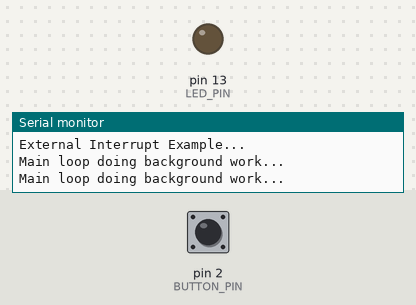
Bench run of a sketch on a simulated Arduino Uno, built with avr-gcc and run on an emulated ATmega328P. Shown: output pins drawn as LEDs (lit = HIGH), the last lines printed to the serial monitor. The inputs (shaded band) are chosen by the test bench; at power-on: pin 2 (BUTTON_PIN) HIGH.

Above: at 1.2 s.
1.3 s: pin 2 (BUTTON_PIN) pulled LOW for 0.15 s
At 2.0 s:
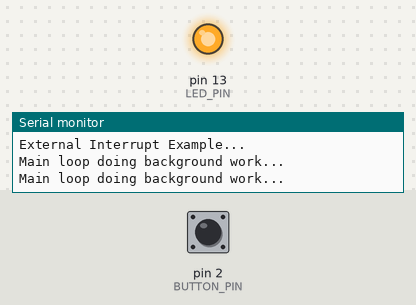
2.9 s: pin 2 (BUTTON_PIN) pulled LOW for 1 s
At 3.2 s:
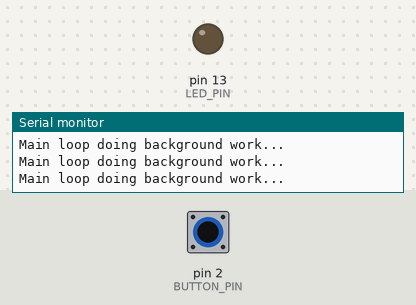
5.4 s: pin 2 (BUTTON_PIN) pulled LOW for 3.2 s
At 6.3 s:
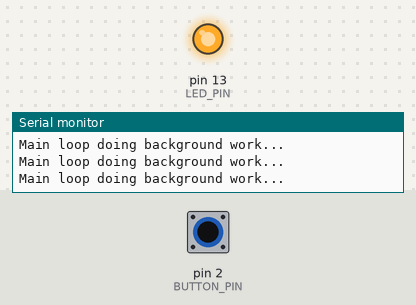
Timing chart, 0 to 8.4 s (numbered marks = the images above; inputs shaded):
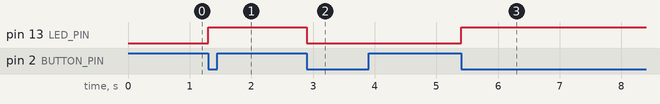

Measured:
- after the input at 1.3 s, pin 13 (LED_PIN): LOW → HIGH at once
- after the input at 2.9 s, pin 13 (LED_PIN): HIGH → LOW at once
- after the input at 5.4 s, pin 13 (LED_PIN): LOW → HIGH at once

The sketch:

B.ino
```cpp
/*
---------------------------------------------------------------
Part B: External Interrupt (Button-controlled LED)
Board: Arduino Uno / Mega
---------------------------------------------------------------
*/

const int BUTTON_PIN = 2;  // Interrupt pin
const int LED_PIN = 13;

void setup() {
  pinMode(BUTTON_PIN, INPUT_PULLUP);  // Internal pull-up resistor
  pinMode(LED_PIN, OUTPUT);
  Serial.begin(9600);
  Serial.println("External Interrupt Example...");

  // Trigger ISR on falling edge (button press)
  attachInterrupt(digitalPinToInterrupt(BUTTON_PIN), toggleLED, FALLING);
}

void toggleLED() {
  digitalWrite(LED_PIN, !digitalRead(LED_PIN)); // Toggle LED
  // ⚠ Keep ISR short — no delay() or Serial.print()
}

void loop() {
  // Main loop remains free
  Serial.println("Main loop doing background work...");
  delay(1000);
}
```
